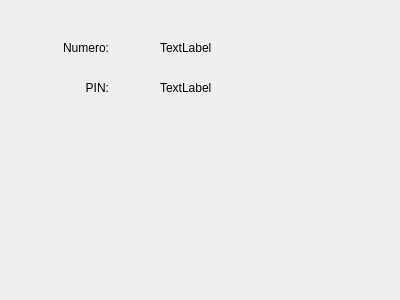
<?xml version="1.0" encoding="UTF-8"?>
<ui version="4.0">
 <class>KorttiMain</class>
 <widget class="QDialog" name="KorttiMain">
  <property name="geometry">
   <rect>
    <x>0</x>
    <y>0</y>
    <width>400</width>
    <height>300</height>
   </rect>
  </property>
  <property name="windowTitle">
   <string>Dialog</string>
  </property>
  <widget class="QLabel" name="label">
   <property name="geometry">
    <rect>
     <x>60</x>
     <y>40</y>
     <width>49</width>
     <height>16</height>
    </rect>
   </property>
   <property name="text">
    <string>Numero:</string>
   </property>
   <property name="alignment">
    <set>Qt::AlignRight|Qt::AlignTrailing|Qt::AlignVCenter</set>
   </property>
  </widget>
  <widget class="QLabel" name="label_2">
   <property name="geometry">
    <rect>
     <x>60</x>
     <y>80</y>
     <width>49</width>
     <height>16</height>
    </rect>
   </property>
   <property name="text">
    <string>PIN:</string>
   </property>
   <property name="alignment">
    <set>Qt::AlignRight|Qt::AlignTrailing|Qt::AlignVCenter</set>
   </property>
  </widget>
  <widget class="QLabel" name="labelSavedNumero">
   <property name="geometry">
    <rect>
     <x>160</x>
     <y>40</y>
     <width>231</width>
     <height>16</height>
    </rect>
   </property>
   <property name="text">
    <string>TextLabel</string>
   </property>
  </widget>
  <widget class="QLabel" name="labelSavedPIN">
   <property name="geometry">
    <rect>
     <x>160</x>
     <y>80</y>
     <width>231</width>
     <height>16</height>
    </rect>
   </property>
   <property name="text">
    <string>TextLabel</string>
   </property>
  </widget>
 </widget>
 <resources/>
 <connections/>
</ui>
